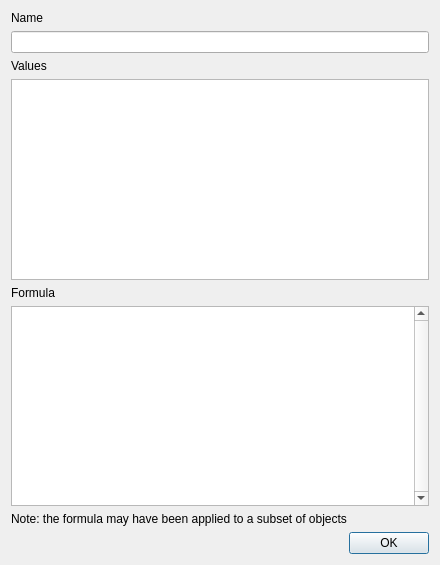
<?xml version="1.0" encoding="UTF-8"?>
<ui version="4.0">
 <class>CColumnPropertiesDlg</class>
 <widget class="QDialog" name="CColumnPropertiesDlg">
  <property name="geometry">
   <rect>
    <x>0</x>
    <y>0</y>
    <width>440</width>
    <height>565</height>
   </rect>
  </property>
  <property name="windowTitle">
   <string>Attribute Properties</string>
  </property>
  <layout class="QVBoxLayout" name="verticalLayout_4">
   <item>
    <layout class="QVBoxLayout" name="verticalLayout_3">
     <item>
      <widget class="QLabel" name="c_name_text">
       <property name="text">
        <string>Name</string>
       </property>
      </widget>
     </item>
     <item>
      <widget class="QLineEdit" name="c_name">
       <property name="readOnly">
        <bool>true</bool>
       </property>
      </widget>
     </item>
    </layout>
   </item>
   <item>
    <layout class="QVBoxLayout" name="verticalLayout_2">
     <item>
      <widget class="QLabel" name="label">
       <property name="text">
        <string>Values</string>
       </property>
      </widget>
     </item>
     <item>
      <widget class="QTableWidget" name="c_summary"/>
     </item>
    </layout>
   </item>
   <item>
    <layout class="QVBoxLayout" name="verticalLayout">
     <item>
      <widget class="QLabel" name="label_2">
       <property name="text">
        <string>Formula</string>
       </property>
      </widget>
     </item>
     <item>
      <widget class="QTextEdit" name="c_formula">
       <property name="verticalScrollBarPolicy">
        <enum>Qt::ScrollBarAlwaysOn</enum>
       </property>
       <property name="readOnly">
        <bool>true</bool>
       </property>
      </widget>
     </item>
    </layout>
   </item>
   <item>
    <widget class="QLabel" name="c_formula_note">
     <property name="text">
      <string>Note: the formula may have been applied to a subset of objects</string>
     </property>
    </widget>
   </item>
   <item>
    <layout class="QHBoxLayout" name="horizontalLayout">
     <item>
      <spacer name="horizontalSpacer">
       <property name="orientation">
        <enum>Qt::Horizontal</enum>
       </property>
       <property name="sizeHint" stdset="0">
        <size>
         <width>248</width>
         <height>20</height>
        </size>
       </property>
      </spacer>
     </item>
     <item>
      <widget class="QPushButton" name="c_ok">
       <property name="text">
        <string>OK</string>
       </property>
      </widget>
     </item>
    </layout>
   </item>
  </layout>
 </widget>
 <resources/>
 <connections>
  <connection>
   <sender>c_ok</sender>
   <signal>clicked()</signal>
   <receiver>CColumnPropertiesDlg</receiver>
   <slot>OnOK()</slot>
   <hints>
    <hint type="sourcelabel">
     <x>339</x>
     <y>527</y>
    </hint>
    <hint type="destinationlabel">
     <x>224</x>
     <y>517</y>
    </hint>
   </hints>
  </connection>
 </connections>
 <slots>
  <slot>OnOK()</slot>
 </slots>
</ui>
